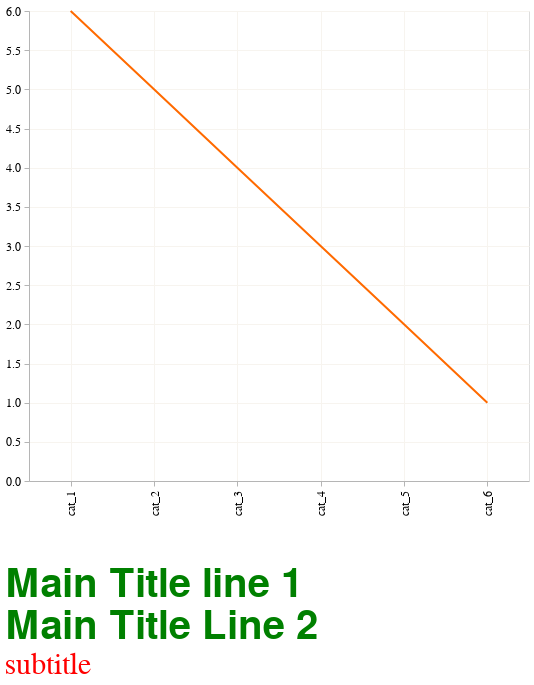

Here is the notebook cell this chart was saved with:
### Code cell
#Change General Title

source=pd.DataFrame(data={'a':['cat_1','cat_2','cat_3','cat_4','cat_5','cat_6'],'b':[6,5,4,3,2,1]})

chart_title= alt.TitleParams(
             ['Main Title line 1','Main Title Line 2'],
             orient='bottom', #also top,left,right
             anchor='start', #also middle,end
             offset=50, #Makes it further or closer to the plot
             fontSize=40,
             color='green',
             subtitle='subtitle',
             subtitleFontSize=30,
             subtitleColor='red'
)

(alt.Chart(source, title= chart_title)
    .mark_line()
    .encode(
        x=alt.X('a:N', title=None), #Erease axis title
        y=alt.Y('b:Q', title=None)
        )
    .properties(width=500)
)

### Figure 1 — Vega-Lite specification as saved in the notebook (floating-point values rounded to 4 significant figures)
{"config": {"area": {"fill": "#FF6A00"}, "bar": {"fill": "#FF6A00"}, "view": {"continuousWidth": 800, "continuousHeight": 470}, "axisBand": {"grid": false}, "axis": {"domain": true, "domainColor": "#B5B5B5", "domainWidth": 1, "grid": true, "gridColor": "#F7F4EF", "gridWidth": 1, "labelFont": "Super Grotesk Offc Pro", "labelFontSize": 12, "labelPadding": 4, "tickColor": "#B5B5B5", "tickSize": 5, "titleFont": "Super Grotesk Offc Pro", "titleFontSize": 14, "titlePadding": 10}, "axisY": {"titleAngle": 0, "titleY": -10, "titleX": -20}, "background": "#ffffff", "legend": {"labelFontSize": 11, "padding": 1, "symbolSize": 30, "symbolType": "square", "title": null, "titleFont": "Super Grotesk Offc Pro", "titleFontSize": 14, "labelFont": "Super Grotesk Offc Pro", "titlePadding": 10, "orient": "right", "direction": "vertical"}, "line": {"stroke": "#FF6A00", "strokeWidth": 2}, "point": {"filled": true}, "rect": {"fill": "#FF6A00"}, "range": {"category": ["#FF6A00", "#00B67D", "#FA4092", "#169FD9", "#FFC000"]}, "style": {"bar": {"binSpacing": 2, "fill": "#FF6A00", "stroke": null}}, "title": {"anchor": "start", "font": "Super Grotesk Offc Pro", "fontSize": 24, "fontWeight": 600, "offset": 20}}, "data": {"name": "data-1d3c1b85a0f83db27d3dbc4bbec35574"}, "mark": "line", "encoding": {"x": {"field": "a", "title": null, "type": "nominal"}, "y": {"field": "b", "title": null, "type": "quantitative"}}, "title": {"text": ["Main Title line 1", "Main Title Line 2"], "anchor": "start", "color": "green", "fontSize": 40, "offset": 50, "orient": "bottom", "subtitle": "subtitle", "subtitleColor": "red", "subtitleFontSize": 30}, "width": 500, "$schema": "https://vega.github.io/schema/vega-lite/v4.17.0.json", "datasets": {"data-1d3c1b85a0f83db27d3dbc4bbec35574": [{"a": "cat_1", "b": 6}, {"a": "cat_2", "b": 5}, {"a": "cat_3", "b": 4}, {"a": "cat_4", "b": 3}, {"a": "cat_5", "b": 2}, {"a": "cat_6", "b": 1}]}}
